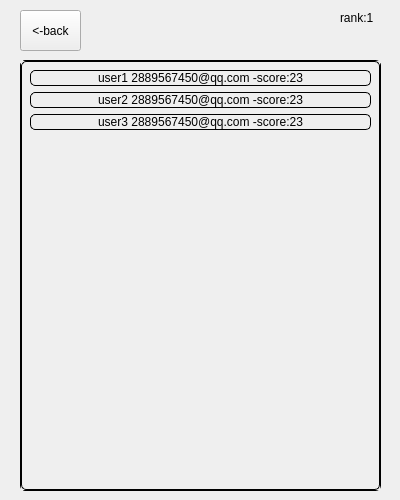
<?xml version="1.0" encoding="UTF-8"?>
<ui version="4.0">
 <class>Form</class>
 <widget class="QWidget" name="Form">
  <property name="geometry">
   <rect>
    <x>0</x>
    <y>0</y>
    <width>400</width>
    <height>500</height>
   </rect>
  </property>
  <property name="windowTitle">
   <string>Form</string>
  </property>
  <widget class="QLabel" name="rankLabel">
   <property name="geometry">
    <rect>
     <x>340</x>
     <y>10</y>
     <width>53</width>
     <height>15</height>
    </rect>
   </property>
   <property name="text">
    <string>rank:1</string>
   </property>
  </widget>
  <widget class="QScrollArea" name="rankScrollArea">
   <property name="geometry">
    <rect>
     <x>20</x>
     <y>60</y>
     <width>361</width>
     <height>431</height>
    </rect>
   </property>
   <property name="styleSheet">
    <string notr="true">border:1px solid black;
border-radius:5px;</string>
   </property>
   <property name="widgetResizable">
    <bool>true</bool>
   </property>
   <widget class="QWidget" name="scrollAreaWidgetContents">
    <property name="geometry">
     <rect>
      <x>0</x>
      <y>0</y>
      <width>359</width>
      <height>429</height>
     </rect>
    </property>
    <layout class="QVBoxLayout" name="verticalLayout">
     <item>
      <widget class="QPushButton" name="userRankBtn">
       <property name="enabled">
        <bool>true</bool>
       </property>
       <property name="styleSheet">
        <string notr="true"/>
       </property>
       <property name="text">
        <string>user1 2889567450@qq.com -score:23</string>
       </property>
       <property name="type" stdset="0">
        <string>userRankBtn</string>
       </property>
      </widget>
     </item>
     <item>
      <widget class="QPushButton" name="userRankBtn_2">
       <property name="styleSheet">
        <string notr="true"/>
       </property>
       <property name="text">
        <string>user2 2889567450@qq.com -score:23</string>
       </property>
       <property name="type" stdset="0">
        <string>userRankBtn</string>
       </property>
      </widget>
     </item>
     <item>
      <widget class="QPushButton" name="userRankBtn_3">
       <property name="styleSheet">
        <string notr="true"/>
       </property>
       <property name="text">
        <string>user3 2889567450@qq.com -score:23</string>
       </property>
       <property name="type" stdset="0">
        <string>userRankBtn</string>
       </property>
      </widget>
     </item>
     <item>
      <widget class="QWidget" name="widget" native="true">
       <property name="styleSheet">
        <string notr="true">border:0px;</string>
       </property>
      </widget>
     </item>
    </layout>
   </widget>
  </widget>
  <widget class="QToolButton" name="back2homeBtn">
   <property name="geometry">
    <rect>
     <x>20</x>
     <y>10</y>
     <width>61</width>
     <height>41</height>
    </rect>
   </property>
   <property name="cursor">
    <cursorShape>PointingHandCursor</cursorShape>
   </property>
   <property name="styleSheet">
    <string notr="true"/>
   </property>
   <property name="text">
    <string>&lt;-back</string>
   </property>
  </widget>
 </widget>
 <resources/>
 <connections/>
</ui>
